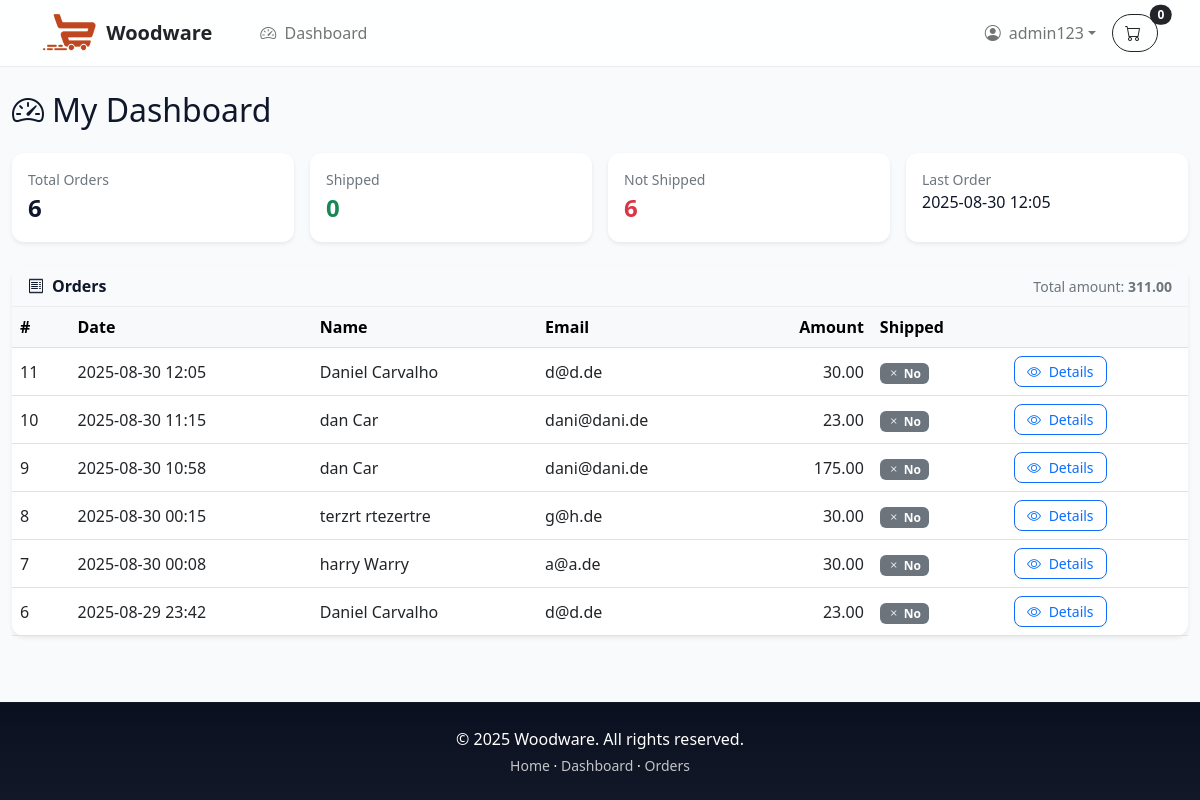
Screenshot of /checkout/dashboard/ (signed in) with the database file from the repository.
### checkout/models.py (models this page shows)
class Order(models.Model):
    user = models.ForeignKey(settings.AUTH_USER_MODEL, on_delete=models.CASCADE, null=True, blank=True)
    full_name = models.CharField(max_length=250)
    email = models.EmailField(max_length=250)
    shipping_address = models.ForeignKey(
        ShippingAddress,
        on_delete=models.SET_NULL,
        null=True,
        blank=True
    )
    amount_paid = models.DecimalField(max_digits=9, decimal_places=2)
    date_ordered = models.DateTimeField(auto_now_add=True)
    shipped = models.BooleanField(default=False)
    date_shipped = models.DateTimeField(blank=True, null=True)
    STATUS_CHOICES = [
        ('P', 'Pending'),
        ('R', 'Processing'),
        ('S', 'Shipped'),
        ('D', 'Delivered'),
        ('C', 'Cancelled'),
    ]
    status = models.CharField(max_length=1, choices=STATUS_CHOICES, default='P')

### checkout/views.py (the view)
# urls.py: path("dashboard/", views.dashboard, name="dashboard"),
@login_required
def dashboard(request):
    qs = Order.objects.all() if request.user.is_superuser else Order.objects.filter(user=request.user)
    orders = qs.select_related("shipping_address").order_by('-date_ordered', '-id')
    kpis = {
        "total_count": qs.count(),
        "shipped_count": qs.filter(shipped=True).count(),
        "unshipped_count": qs.filter(shipped=False).count(),
        "last_order": qs.aggregate(Max("date_ordered"))["date_ordered__max"],
        "total_amount": qs.aggregate(Sum("amount_paid"))["amount_paid__sum"] or 0,
    }
    return render(request, "checkout/dashboard.html", {"orders": orders, "kpis": kpis})

### cart/cart.py (called while the page is built)
    def __len__(self):
        return sum(int(qty) for qty in self.cart.values())

    def get_quants(self):
        return self.cart

    def get_prods(self):
        ids_in_order = list(self.cart.keys())
        qs = Product.objects.filter(id__in=ids_in_order)
        prod_by_id = {str(p.id): p for p in qs}
        return [prod_by_id[pid] for pid in ids_in_order if pid in prod_by_id]

### cart/context_processors.py (called while the page is built)
def cart(request):
	return {'cart': Cart(request)}

### templates/checkout/dashboard.html
{% extends "base.html" %}
{% load static %}
{% block content %}
<div class="container dashboard-container py-4">
  <h2 class="mb-4 d-flex align-items-center gap-2">
    <i class="bi-speedometer2"></i>
    My Dashboard
  </h2>
  <div class="row g-3 mb-4">
    <div class="col-6 col-md-3">
      <div class="card dashboard-kpi h-100 shadow-sm">
        <div class="card-body">
          <div class="text-muted small">Total Orders</div>
          <div class="fs-4 fw-semibold">{{ kpis.total_count }}</div>
        </div>
      </div>
    </div>
    <div class="col-6 col-md-3">
      <div class="card dashboard-kpi h-100 shadow-sm">
        <div class="card-body">
          <div class="text-muted small">Shipped</div>
          <div class="fs-4 fw-semibold text-success">{{ kpis.shipped_count }}</div>
        </div>
      </div>
    </div>
    <div class="col-6 col-md-3">
      <div class="card dashboard-kpi h-100 shadow-sm">
        <div class="card-body">
          <div class="text-muted small">Not Shipped</div>
          <div class="fs-4 fw-semibold text-danger">{{ kpis.unshipped_count }}</div>
        </div>
      </div>
    </div>
    <div class="col-6 col-md-3">
      <div class="card dashboard-kpi h-100 shadow-sm">
        <div class="card-body">
          <div class="text-muted small">Last Order</div>
          <div class="fs-6">
            {% if kpis.last_order %}
              {{ kpis.last_order|date:"Y-m-d H:i" }}
            {% else %}
              —
            {% endif %}
          </div>
        </div>
      </div>
    </div>
  </div>
  <div class="card dashboard-table shadow-sm">
    <div class="card-header d-flex justify-content-between align-items-center">
      <span class="fw-semibold d-flex align-items-center gap-2">
        <i class="bi-receipt"></i> Orders
      </span>
      <span class="text-muted small">
        Total amount: <span class="fw-semibold">{{ kpis.total_amount|floatformat:2 }}</span>
      </span>
    </div>
    <div class="table-responsive">
      <table class="table align-middle mb-0">
        <thead class="table-light">
          <tr>
            <th scope="col">#</th>
            <th scope="col">Date</th>
            <th scope="col">Name</th>
            <th scope="col">Email</th>
            <th scope="col" class="text-end">Amount</th>
            <th scope="col">Shipped</th>
            <th scope="col"></th>
          </tr>
        </thead>
        <tbody>
          {% if orders %}
            {% for o in orders %}
              <tr>
                <td>{{ o.id }}</td>
                <td>{{ o.date_ordered|date:"Y-m-d H:i" }}</td>
                <td>{{ o.full_name }}</td>
                <td>{{ o.email }}</td>
                <td class="text-end">{{ o.amount_paid|floatformat:2 }}</td>
                <td>
                  {% if o.shipped %}
                    <span class="badge bg-success"><i class="bi-check2 me-1"></i>Yes</span>
                  {% else %}
                    <span class="badge bg-secondary"><i class="bi-x me-1"></i>No</span>
                  {% endif %}
                </td>
                <td>
                  <a href="{% url 'checkout:my_order_detail' o.id %}"
                     class="btn btn-sm btn-outline-primary dashboard-detail-btn">
                    <i class="bi-eye me-1"></i> Details
                  </a>
                </td>
              </tr>
            {% endfor %}
          {% else %}
            <tr>
              <td colspan="7" class="text-center text-muted py-4">No orders yet.</td>
            </tr>
          {% endif %}
        </tbody>
      </table>
    </div>
  </div>
</div>
{% endblock %}

### templates/navbar.html (shortened to what this page needs)
{% load static %}
<nav class="navbar navbar-expand-lg sticky-top navbar-light bg-light">
  <div class="container">
    <a class="navbar-brand d-flex align-items-center gap-2" href="{% url 'home' %}">
      <img src="{% static 'img/logo.png' %}" alt="Logo" style="height:40px;">
      <span class="fw-semibold d-none d-sm-inline text-dark">Woodware</span>
    </a>
    <div class="collapse navbar-collapse" id="navbarSupportedContent">
      <ul class="navbar-nav me-auto mb-2 mb-lg-0 ms-lg-4">
        {% if user.is_authenticated %}
          <li class="nav-item">
            <a class="nav-link" href="{% url 'checkout:dashboard' %}">
              <i class="bi-speedometer2 me-1"></i> Dashboard
            </a>
          </li>
        {% endif %}
      </ul>
      <ul class="navbar-nav mb-2 mb-lg-0 align-items-center gap-2">
        {% if user.is_authenticated %}
          <li class="nav-item dropdown">
            <a class="nav-link dropdown-toggle d-flex align-items-center" href="#" id="userMenu"
               role="button" data-bs-toggle="dropdown" aria-expanded="false">
              <i class="bi-person-circle me-2"></i>
              <span class="d-none d-sm-inline">
                {{ user.first_name|default:user.username }}
              </span>
            </a>
          </li>
        {% endif %}
        <li class="nav-item">
          <a class="btn btn-outline-dark position-relative"
             data-bs-toggle="offcanvas"
             href="#offcanvasCart"
             role="button"
             aria-controls="offcanvasCart">
            <i class="bi-cart me-1"></i>
            <span class="badge bg-dark text-white ms-1 rounded-pill position-absolute top-0 start-100 translate-middle"
                  id="cart_quantity">
              {{ cart|length }}
            </span>
          </a>
        </li>
      </ul>
    </div>
  </div>
</nav>

### static/css/style.css (style rules this page uses)
:root { --brand:#4f46e5; --brand-gradient: linear-gradient(180deg, #0b1020 0%, #111827 100%); --brand-2:#22d3ee; --ink:#0f172a; --bg:#f8fafc; --muted:#6b7280; --border:rgba(15,23,42,.08); }
html, body { height: 100%; }
body { display: flex; flex-direction: column; }
body { background:var(--bg); color:var(--ink); }
.navbar { background:rgba(255,255,255,.92)!important; border-bottom:1px solid var(--border); }
.navbar .btn { border-radius:999px; }
:root { --brand-gradient: linear-gradient(180deg, #0b1020 0%, #111827 100%); }
.dashboard-container { max-width: 1200px; }
.dashboard-kpi { border: 0; border-radius: .75rem; background: #fff; transition: transform .15s ease; }
.dashboard-table { border: 0; border-radius: .75rem; }
.dashboard-table .card-header { background: #f9fafb; border-bottom: 1px solid rgba(0,0,0,.05); }
.dashboard-detail-btn { border-radius: .5rem; padding: .25rem .75rem; }

### rows the page displays
Order: id "11", date_ordered "2025-08-30 12:05", full_name "Daniel Carvalho", email "d@d.de", amount_paid "30.00", shipped False (drawn)
Order: id "10", date_ordered "2025-08-30 11:15", full_name "dan Car", email "dani@dani.de", amount_paid "23.00", shipped False (drawn)
Order: id "9", date_ordered "2025-08-30 10:58", full_name "dan Car", email "dani@dani.de", amount_paid "175.00", shipped False (drawn)
Order: id "8", date_ordered "2025-08-30 00:15", full_name "terzrt rtezertre", email "g@h.de", amount_paid "30.00", shipped False (drawn)
Order: id "7", date_ordered "2025-08-30 00:08", full_name "harry Warry", email "a@a.de", amount_paid "30.00", shipped False (drawn)
Order: id "6", date_ordered "2025-08-29 23:42", full_name "Daniel Carvalho", email "d@d.de", amount_paid "23.00", shipped False (drawn)

### other values shown
{{ user.first_name|default:user.username }} "admin123"
{{ cart|length }} "0"
{{ kpis.total_count }} "6"
{{ kpis.shipped_count }} "0"
{{ kpis.unshipped_count }} "6"
{{ kpis.last_order|date:"Y-m-d H:i" }} "2025-08-30 12:05"
{{ kpis.total_amount|floatformat:2 }} "311.00"
